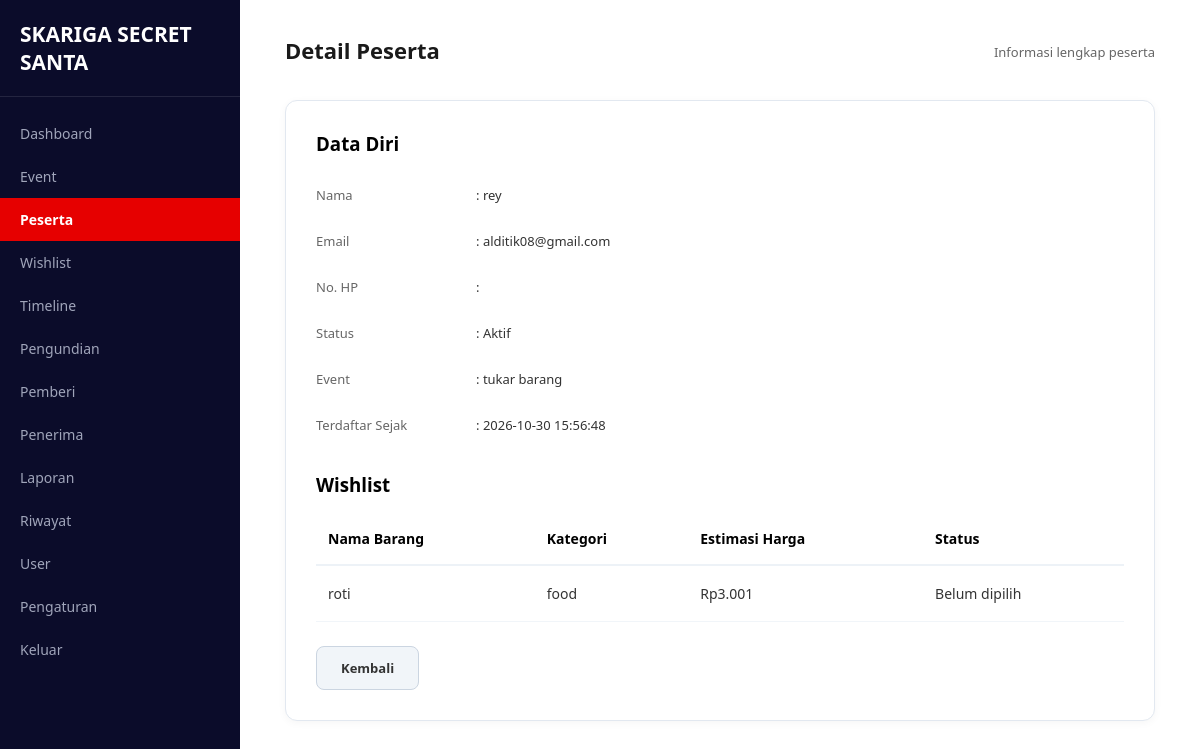
The app's page /pages/peserta/detail.php?id=13&event_id=6 (signed in) with its own data.
### tables this page shows
CREATE TABLE `peserta` (
  `id` int(11) NOT NULL,
  `event_id` int(11) NOT NULL,
  `user_id` int(11) NOT NULL,
  `nama` varchar(100) NOT NULL,
  `email` varchar(100) NOT NULL,
  `no_hp` varchar(20) DEFAULT NULL,
  `status` enum('aktif','nonaktif') DEFAULT 'aktif',
  `created_at` timestamp NOT NULL DEFAULT current_timestamp()
);

CREATE TABLE `events` (
  `id` int(11) NOT NULL,
  `user_id` int(11) NOT NULL,
  `nama_event` varchar(150) NOT NULL,
  `deskripsi` text DEFAULT NULL,
  `budget` decimal(12,2) DEFAULT 0.00,
  `tanggal_event` date DEFAULT NULL,
  `status` enum('draft','aktif','selesai') DEFAULT 'draft',
  `created_at` timestamp NOT NULL DEFAULT current_timestamp()
);

CREATE TABLE `wishlist` (
  `id` int(11) NOT NULL,
  `peserta_id` int(11) NOT NULL,
  `nama_barang` varchar(150) NOT NULL,
  `kategori` varchar(100) DEFAULT NULL,
  `estimasi_harga` decimal(12,2) DEFAULT 0.00,
  `deskripsi` text DEFAULT NULL,
  `link_referensi` varchar(255) DEFAULT NULL,
  `status` enum('belum_dipilih','dipilih') DEFAULT 'belum_dipilih',
  `created_at` timestamp NOT NULL DEFAULT current_timestamp()
);

### includes/functions.php (called while the page is built, shortened)
<?php
function h($str)
{
    return htmlspecialchars((string) $str, ENT_QUOTES, 'UTF-8');
}
?>

### config/config.php (called while the page is built, shortened)
<?php
$base_url = 'http://localhost:8080/Project-TA-rey-nesya-rendra/';
function base_url($path = '')
{
    global $base_url;
    return $base_url . ltrim($path, '/');
}
?>

### pages/peserta/detail.php (the view, shortened to what this page needs)
<?php
require_once __DIR__ . '/../../config/config.php';
require_once __DIR__ . '/../../includes/functions.php';
$id = (int) ($_GET['id'] ?? 0);
$event_id = (int) ($_GET['event_id'] ?? 0);
$stmt = $conn->prepare(
    "SELECT p.*, e.nama_event
     FROM peserta p
     JOIN events e ON e.id = p.event_id
     WHERE p.id = ?"
);
$stmt->bind_param('i', $id);
$stmt->execute();
$peserta = $stmt->get_result()->fetch_assoc();
$wishlist_stmt = $conn->prepare(
    "SELECT nama_barang, kategori, estimasi_harga, deskripsi, status
     FROM wishlist WHERE peserta_id = ? ORDER BY id ASC"
);
$wishlist_stmt->bind_param('i', $id);
$wishlist_stmt->execute();
$wishlist_result = $wishlist_stmt->get_result();
require_once __DIR__ . '/../../includes/admin_layout_top.php';
?>
<div class="table-card" style="min-height:auto;">
    <h3 style="margin-bottom:16px;">Data Diri</h3>
    <table>
        <tr><td style="width:160px; color:#666;">Nama</td><td>: <?= h($peserta['nama']) ?></td></tr>
        <tr><td style="color:#666;">Email</td><td>: <?= h($peserta['email']) ?></td></tr>
        <tr><td style="color:#666;">No. HP</td><td>: <?= h($peserta['no_hp']) ?></td></tr>
        <tr><td style="color:#666;">Status</td><td>: <?= h(ucfirst($peserta['status'])) ?></td></tr>
        <tr><td style="color:#666;">Event</td><td>: <?= h($peserta['nama_event']) ?></td></tr>
        <tr><td style="color:#666;">Terdaftar Sejak</td><td>: <?= h($peserta['created_at']) ?></td></tr>
    </table>
    <h3 style="margin:24px 0 16px;">Wishlist</h3>
    <?php if ($wishlist_result->num_rows === 0): ?>
        <p style="color:#666;">Peserta ini belum mengisi wishlist.</p>
    <?php else: ?>
        <table class="data-table">
            <thead>
                <tr>
                    <th>Nama Barang</th>
                    <th>Kategori</th>
                    <th>Estimasi Harga</th>
                    <th>Status</th>
                </tr>
            </thead>
            <tbody>
                <?php while ($w = $wishlist_result->fetch_assoc()): ?>
                    <tr>
                        <td><?= h($w['nama_barang']) ?></td>
                        <td><?= h($w['kategori']) ?></td>
                        <td>Rp<?= number_format((float) $w['estimasi_harga'], 0, ',', '.') ?></td>
                        <td><?= h(str_replace('_', ' ', ucfirst($w['status']))) ?></td>
                    </tr>
                <?php endwhile; ?>
            </tbody>
        </table>
    <?php endif; ?>
    <div class="form-actions">
        <a href="<?= base_url('pages/peserta/index.php?event_id=' . $event_id) ?>" class="btn-secondary">Kembali</a>
    </div>
</div>
<?php require_once __DIR__ . '/../../includes/admin_layout_bottom.php'; ?>

### assets/css/style_admin.css (style rules this page uses)
* { box-sizing: border-box; margin: 0; padding: 0; font-family: 'Segoe UI', Tahoma, Geneva, Verdana, sans-serif; }
html, body { width: 100%; height: 100%; overflow-x: hidden; background-color: #ffffff; }
.table-card { border: 1px solid #e2e8f0; border-radius: 12px; padding: 30px; background-color: #ffffff; box-shadow: 0 2px 8px rgba(0, 0, 0, 0.04); min-height: 480px; display: flex; flex-direction: column; justify-content: flex-start; }
table { width: 100%; border-collapse: collapse; font-size: 13px; }
table th { text-align: left; color: #666; font-weight: 500; padding-bottom: 12px; border-bottom: 1px solid #edf2f7; }
table td { padding: 14px 0; color: #333; }
.data-table { width: 100%; border-collapse: collapse; font-size: 14px; }
.data-table th { text-align: left; color: #000000; font-weight: 700; padding: 16px 12px; border-bottom: 2px solid #edf2f7; font-size: 14px; }
.data-table td { padding: 18px 12px; color: #333333; border-bottom: 1px solid #f1f5f9; vertical-align: middle; }
.form-actions { display: flex; gap: 12px; margin-top: 24px; }
.btn-secondary { background-color: #f1f5f9; color: #333; border: 1px solid #cbd5e1; padding: 12px 24px; border-radius: 8px; font-weight: 600; font-size: 13px; text-decoration: none; display: inline-block; }

### records on screen
peserta: nama "rey", email "alditik08@gmail.com", status "Aktif", event.nama_event "tukar barang", created_at "2026-10-30 15:56:48"
wishlist: nama_barang "roti", kategori "food", estimasi_harga "3.001", status "Belum dipilih"

### other values on screen
$item['label'] "Dashboard"
$item['label'] "Event"
$item['label'] "Peserta"
$item['label'] "Wishlist"
$item['label'] "Timeline"
$item['label'] "Pengundian"
$item['label'] "Pemberi"
$item['label'] "Penerima"
$item['label'] "Laporan"
$item['label'] "Riwayat"
$item['label'] "User"
$item['label'] "Pengaturan"
$page_title "Detail Peserta"
$page_subtitle "Informasi lengkap peserta"
